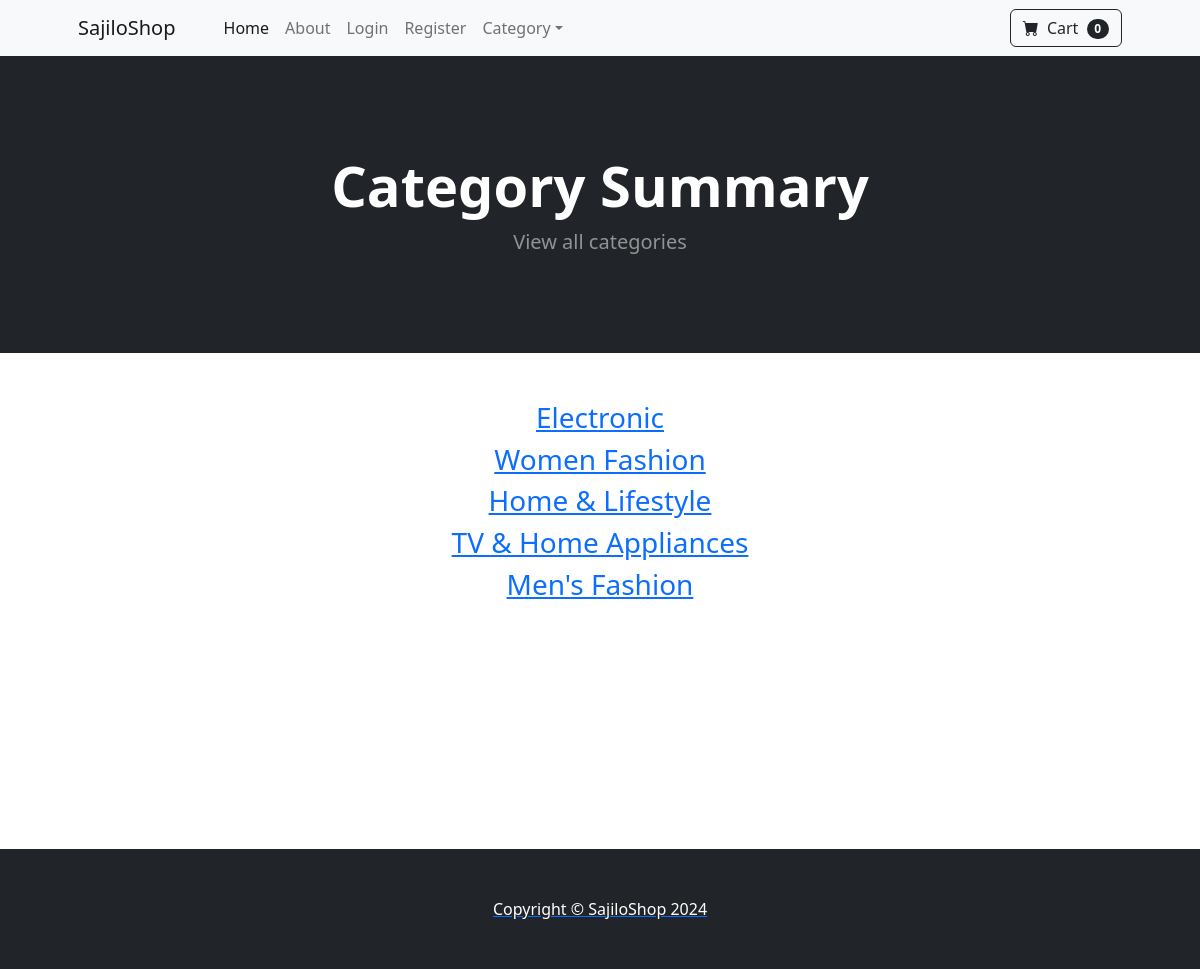
Before: /category_summary/ with the older database file.
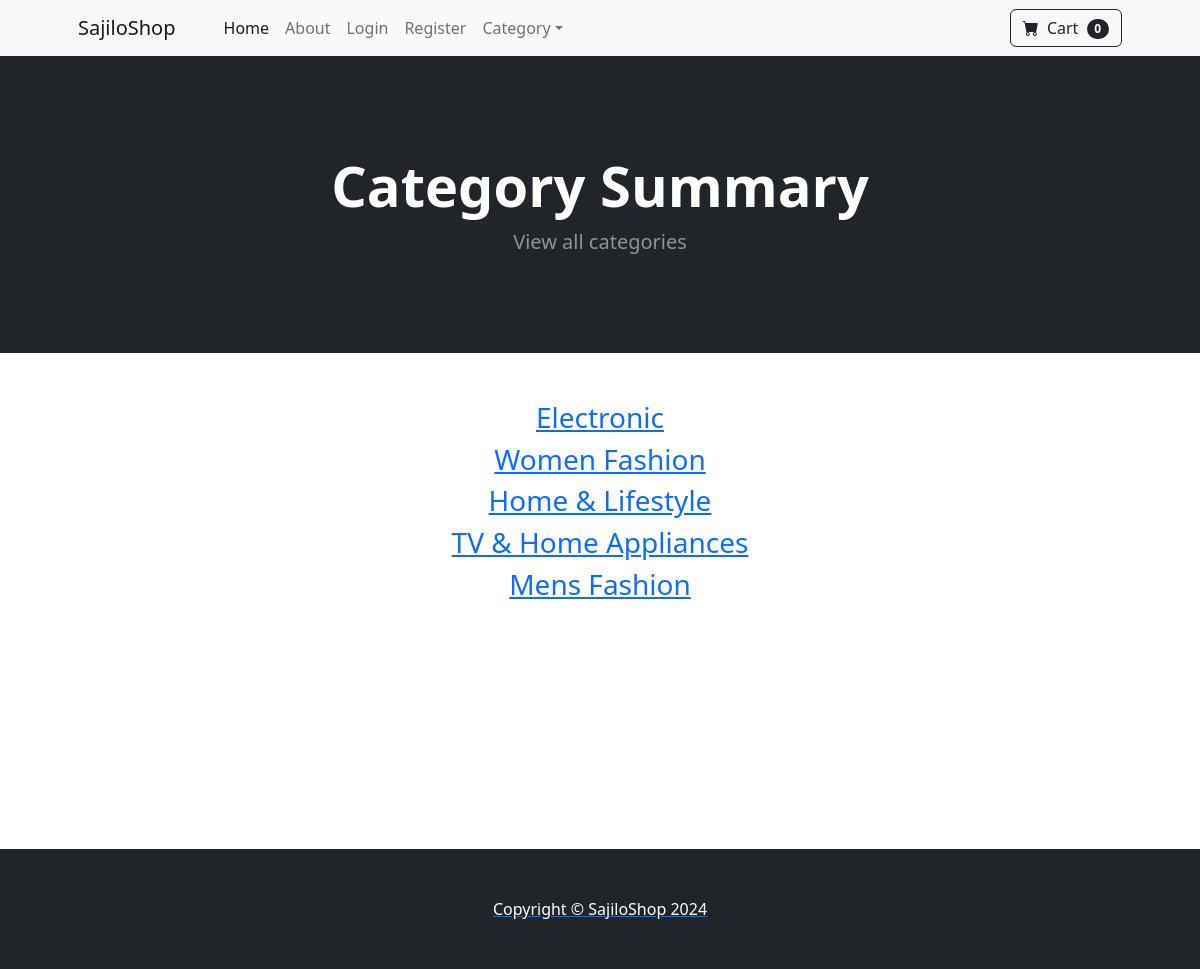
After: the same page with the newer database file.
### store/models.py (models this page shows)
class Category(models.Model):
    name = models.CharField(max_length=50)
    def __str__(self):
        return self.name
    class meta:
        verbose_name_plural = 'categories'

### store/views.py (the view)
# urls.py: path('category_summary/', category_summary, name='category_summary'),
def category_summary(request):
    categories = Category.objects.all()
    return render(request, 'category_summary.html', {'categories':categories})

### cart/cart.py (called while the page is built)
    def __len__(self):
        return len(self.cart)

### cart/context_processors.py (called while the page is built)
def cart(request):
    return {'cart': Cart(request)}

### store/templates/category_summary.html
{% extends "base.html" %}
{% block content %}
        <header class="bg-dark py-5">
            <div class="container px-4 px-lg-5 my-5">
                <div class="text-center text-white">
                    <h1 class="display-4 fw-bolder">Category Summary</h1>
                    <p class="lead fw-normal text-white-50 mb-0">View all categories</p>
                </div>
            </div>
        </header>
        <br><br>
        <div class="container">
            <div class="row">
                <center>
                <div class="col-8">
                    {% for category in categories %}
                        <h3><a href="{% url 'category' 'Mens-Fashion' %}">{{ category }}</h3>
                    {% endfor %}
                </div>
                </center>
            </div>
        </div>
        <br><br><br><br><br><br><br><br><br><br>
{% endblock  %}

### store/templates/base.html (shortened to what this page needs)
{% load static %}
<!DOCTYPE html>
<html lang="en">
    <head>
        <link href="https://cdn.jsdelivr.net/npm/bootstrap-icons@1.5.0/font/bootstrap-icons.css" rel="stylesheet" />
        <link href="{% static 'css/styles.css' %}" rel="stylesheet" />
    </head>
    <body>
        {% include "navbar.html" %}
        {% block content %}{% endblock  %}
        <footer class="py-5 bg-dark">
            <div class="container"><p class="m-0 text-center text-white">Copyright &copy; SajiloShop 2024</p></div>
        </footer>
    </body>
</html>

### store/templates/navbar.html (shortened to what this page needs)
        <nav class="navbar navbar-expand-lg navbar-light bg-light">
            <div class="container px-4 px-lg-5">
                <a class="navbar-brand" href="{% url 'home' %}">SajiloShop</a>
                <div class="collapse navbar-collapse" id="navbarSupportedContent">
                    <ul class="navbar-nav me-auto mb-2 mb-lg-0 ms-lg-4">
                        <li class="nav-item"><a class="nav-link active" aria-current="page" href="{% url 'home' %}">Home</a></li>
                        <li class="nav-item"><a class="nav-link" href="{% url 'about' %}">About</a></li>
                        {% if user.is_authenticated %}
                            <li class="nav-item"><a class="nav-link" href="{% url 'update_user' %}">Profile</a></li>
                            <li class="nav-item"><a class="nav-link" href="{% url 'logout' %}">Logout</a></li>
                        {% else %}
                            <li class="nav-item"><a class="nav-link" href="{% url 'login' %}">Login</a></li>
                            <li class="nav-item"><a class="nav-link" href="{% url 'register' %}">Register</a></li>
                        {% endif %}
                        <li class="nav-item dropdown">
                            <a class="nav-link dropdown-toggle" id="navbarDropdown" href="{% url 'category' 'category.foo' %}" role="button" data-bs-toggle="dropdown" aria-expanded="false">Category</a>
                        </li>
                    </ul>
                    <form class="d-flex">
                        <a href="{% url 'cart_summary' %}" class="btn btn-outline-dark"><i class="bi-cart-fill me-1"></i>
                            Cart
                            <span class="badge bg-dark text-white ms-1 rounded-pill" id="cart_quantity">{{ cart|length }}</span>
                        </a>
                    </form>
                </div>
            </div>
        </nav>

Changed rows visible on the page:
changed Category: name "Men's Fashion" → "Mens Fashion"
